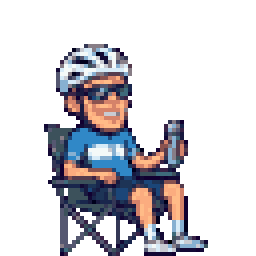
#> input picture assets/albert_chair.png, 64 x 64 px (shown 4 times larger)
$ python process_sprites.py assets/albert_chair.png assets/albert_look.png
#> lines starting #> are read from the running program, lines starting #| are printed output that depends on the picture
"""
Sprite-Aufbereitung fuer "Marko am Schauinsland" (v2).

Nutzung:
    python process_sprites.py sprites_raw/marko_albert.jpeg sprites_raw/hindernisse.jpeg

sheet_a = Marko (Zeile 1) + Albert (Zeile 2), 4 Spalten x 2 Zeilen
sheet_b = Hindernisse, 4 Spalten x 2 Zeilen

Aenderungen gegenueber v1:
- Farben werden pro Sprite reduziert (Trikotfarben bleiben erhalten)
- Frames einer Animation teilen sich denselben Zuschnitt (kein Wackeln)
- Farben leicht aufgefrischt
"""
import sys
from pathlib import Path

import numpy as np
from PIL import Image, ImageEnhance

# ---- Einstellungen -------------------------------------------------------
SIZE_A = 64      # Kantenlaenge Marko/Albert (48 = kleiner, 64 = sauberer)
SIZE_B = 48      # Kantenlaenge Hindernisse
COLORS = 24      # Farben pro Sprite (mehr = weicher, weniger = haerter)
SATURATION = 1.15
COLS, ROWS = 4, 2
MARGIN = 6
OUTLINE = (28, 24, 36)

NAMES_A = [
    "marko_ride_1", "marko_ride_2", "marko_jump", "marko_cry",
    "albert_ride_1", "albert_ride_2", "albert_look", "albert_chair",
]
# Indizes, die sich denselben Zuschnitt teilen (gleiche Position im Bild)
GROUPS_A = [[0, 1, 2, 3], [4, 5, 6], [7]]

NAMES_B = [
    "cow", "hiker", "ebike_opa", "strava_guy",
    "rider_dark_spare", "kevin", "sign_umleitung", "pothole",
]
GROUPS_B = [[i] for i in range(8)]
# --------------------------------------------------------------------------


def remove_magenta(im):
    a = np.array(im.convert("RGBA")).astype(int)
    r, g, b = a[..., 0], a[..., 1], a[..., 2]
    mag = (g < np.minimum(r, b) - 50) & (r > 120) & (b > 120)
    a[..., 3] = np.where(mag, 0, 255)
    a[mag, 0], a[mag, 1], a[mag, 2] = OUTLINE
    return Image.fromarray(a.astype("uint8"), "RGBA")


def cut_cells(sheet_path, names, groups):
    sheet = Image.open(sheet_path).convert("RGB")
    w, h = sheet.size
    cw, ch = w / COLS, h / ROWS
    cells, bboxes = {}, {}
    for i, name in enumerate(names):
        r, c = divmod(i, COLS)
        box = (
            int(c * cw) + MARGIN, int(r * ch) + MARGIN,
            int((c + 1) * cw) - MARGIN, int((r + 1) * ch) - MARGIN,
        )
        cell = remove_magenta(sheet.crop(box))
        cells[i] = cell
        bboxes[i] = cell.getchannel("A").getbbox()

    sprites = {}
    for group in groups:
        valid = [i for i in group if bboxes[i] is not None]
        if not valid:
            continue
        x0 = min(bboxes[i][0] for i in valid)
        y0 = min(bboxes[i][1] for i in valid)
        x1 = max(bboxes[i][2] for i in valid)
        y1 = max(bboxes[i][3] for i in valid)
        for i in valid:
            sprites[names[i]] = cells[i].crop((x0, y0, x1, y1))
    return sprites


def shrink(sprites, size):
    biggest = max(max(s.size) for s in sprites.values())
    scale = size / biggest
    out = {}
    for name, im in sprites.items():
        nw = max(1, round(im.width * scale))
        nh = max(1, round(im.height * scale))
        small = im.resize((nw, nh), Image.LANCZOS)
        a = small.getchannel("A").point(lambda v: 255 if v >= 128 else 0)
        small.putalpha(a)
        canvas = Image.new("RGBA", (size, size), (0, 0, 0, 0))
        canvas.paste(small, ((size - nw) // 2, size - nh), small)
        out[name] = canvas
    return out


def posterize(sprites):
    out = {}
    for name, im in sprites.items():
        rgb = ImageEnhance.Color(im.convert("RGB")).enhance(SATURATION)
        q = rgb.quantize(colors=COLORS, method=Image.MEDIANCUT, dither=Image.NONE)
        rgba = q.convert("RGBA")
        rgba.putalpha(im.getchannel("A"))
        out[name] = rgba
    return out


def strip(frames):
    w, h = frames[0].size
    s = Image.new("RGBA", (w * len(frames), h), (0, 0, 0, 0))
    for i, f in enumerate(frames):
        s.paste(f, (i * w, 0))
    return s


def main():
    if len(sys.argv) != 3:
        print(__doc__)
        sys.exit(1)
    path_a, path_b = sys.argv[1], sys.argv[2]
    out_dir = Path("assets")
    out_dir.mkdir(exist_ok=True)

    print("Blatt A (Marko/Albert) ...")
    a = shrink(cut_cells(path_a, NAMES_A, GROUPS_A), SIZE_A)
#> in cut_cells, `sheet = Image.open(sheet_path).convert("RGB")`:
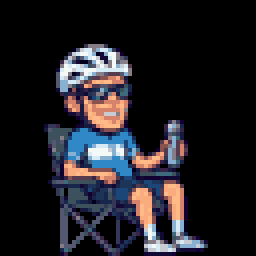
#> sheet: PIL image 64x64 RGB (shown 4 times larger); mean R, G, B 31.5, 30.3, 35.5
#> after the loop in cut_cells, `for i, name in enumerate(names):`: bboxes = {0: (0, 0, 4, 20), 1: (0, 0, 4, 20), 2: (0, 0, 4, 20), 3: (0, 0, 4, 20), 4: (0, 0, 4, 20), 5: (0, 0, 4, 20), 6: (0, 0, 4, 20), 7: (0, 0, 4, 20)}; cells = 8 items
#> the loop in cut_cells, `for group in groups:` made 3 passes
#> valid on passes 1 to 3: [0, 1, 2, 3], [4, 5, 6], [7]
#> in shrink, `biggest = max(max(s.size) for s in sprites.values())`: biggest = 20
#> in shrink, `scale = size / biggest`: scale = 3.2
#> the loop in shrink, `for name, im in sprites.items():` made 8 passes
#> name on passes 1 to 8: 'marko_ride_1', 'marko_ride_2', 'marko_jump', 'marko_cry', 'albert_ride_1', 'albert_ride_2', 'albert_look', 'albert_chair'
#> after the loop in shrink, `for name, im in sprites.items():`:
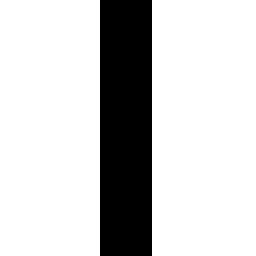
#> canvas: PIL image 64x64 RGBA (shown 4 times larger); mean R, G, B, A 0, 0, 0, 51.8; transparent parts drawn white
#> after the loop in shrink, `for name, im in sprites.items():`: out = 8 items
#> a = 8 items
    print("Blatt B (Hindernisse) ...")
    b = shrink(cut_cells(path_b, NAMES_B, GROUPS_B), SIZE_B)
#> call 2 of cut_cells, with sheet_path = 'assets/albert_look.png'
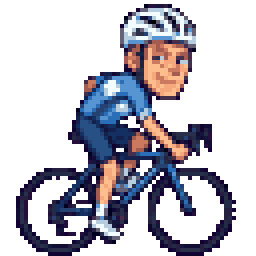
#> input picture assets/albert_look.png, 64 x 64 px (shown 4 times larger)
#> in cut_cells (call 2), `sheet = Image.open(sheet_path).convert("RGB")`:
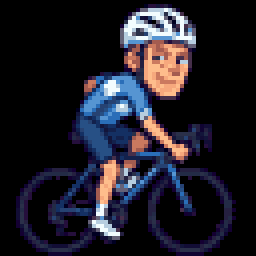
#> sheet: PIL image 64x64 RGB (shown 4 times larger); mean R, G, B 30.2, 28.8, 38.5
#> the loop in cut_cells (call 2), `for group in groups:` made 8 passes
#> valid on passes 1 to 8: [0], [1], [2], [3], [4], [5], [6], [7]
#> the loop in shrink (call 2), `for name, im in sprites.items():` made 8 passes
#> b = 8 items

    allsp = posterize({**a, **b})
#> the loop in posterize, `for name, im in sprites.items():` made 16 passes
#> after the loop in posterize, `for name, im in sprites.items():`: out = 16 items
#> allsp = 16 items
    for name, im in allsp.items():
        im.save(out_dir / f"{name}.png")
#> this loop made 16 passes

    strip([allsp["marko_ride_1"], allsp["marko_ride_2"]]).save(out_dir / "marko_ride.png")
#> in strip, `s = Image.new("RGBA", (w * len(frames), h), (0, 0, 0, 0))`: s: PIL image 128x64 RGBA; every value is 0
#> after the loop in strip, `for i, f in enumerate(frames):`:
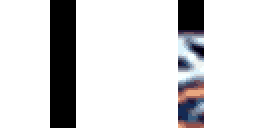
#> s: PIL image 128x64 RGBA (shown 2 times larger); mean R, G, B, A 10.3, 9.9, 10.9, 51.8; transparent parts drawn white
    strip([allsp["albert_ride_1"], allsp["albert_ride_2"]]).save(out_dir / "albert_ride.png")
#> in strip (call 2), `w, h = frames[0].size`: w = 64
#> the loop in strip (call 2), `for i, f in enumerate(frames):` made 2 passes
#> after the loop in strip (call 2), `for i, f in enumerate(frames):`:
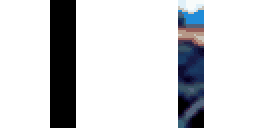
#> s: PIL image 128x64 RGBA (shown 2 times larger); mean R, G, B, A 6.8, 8.1, 10.6, 51.8; transparent parts drawn white

    tiles = list(allsp.values())
#> tiles = 16 items
    prev = Image.new("RGBA", (sum(t.width for t in tiles), max(t.height for t in tiles)),
                     (90, 140, 200, 255))
    x = 0
    for t in tiles:
        prev.paste(t, (x, 0), t)
        x += t.width
#> this loop made 16 passes
#> x on passes 1 to 12: 64, 128, 192, 256, 320, 384, 448, 512, 560, 608, 656, 704
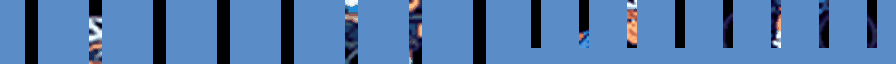
#> prev: PIL image 896x64 RGBA; mean R, G, B, A 79.8, 120.2, 170.8, 255
#> after the loop, x = 896
    prev = prev.resize((prev.width * 3, prev.height * 3), Image.NEAREST)
#> prev: PIL image 2688x192 RGBA
    prev.save(out_dir / "_preview.png")
    print(f"Fertig: {len(allsp)} Sprites in {out_dir}/ (Vorschau: _preview.png)")
#| Fertig: 16 Sprites in assets/ (Vorschau: _preview.png)


if __name__ == "__main__":
    main()
